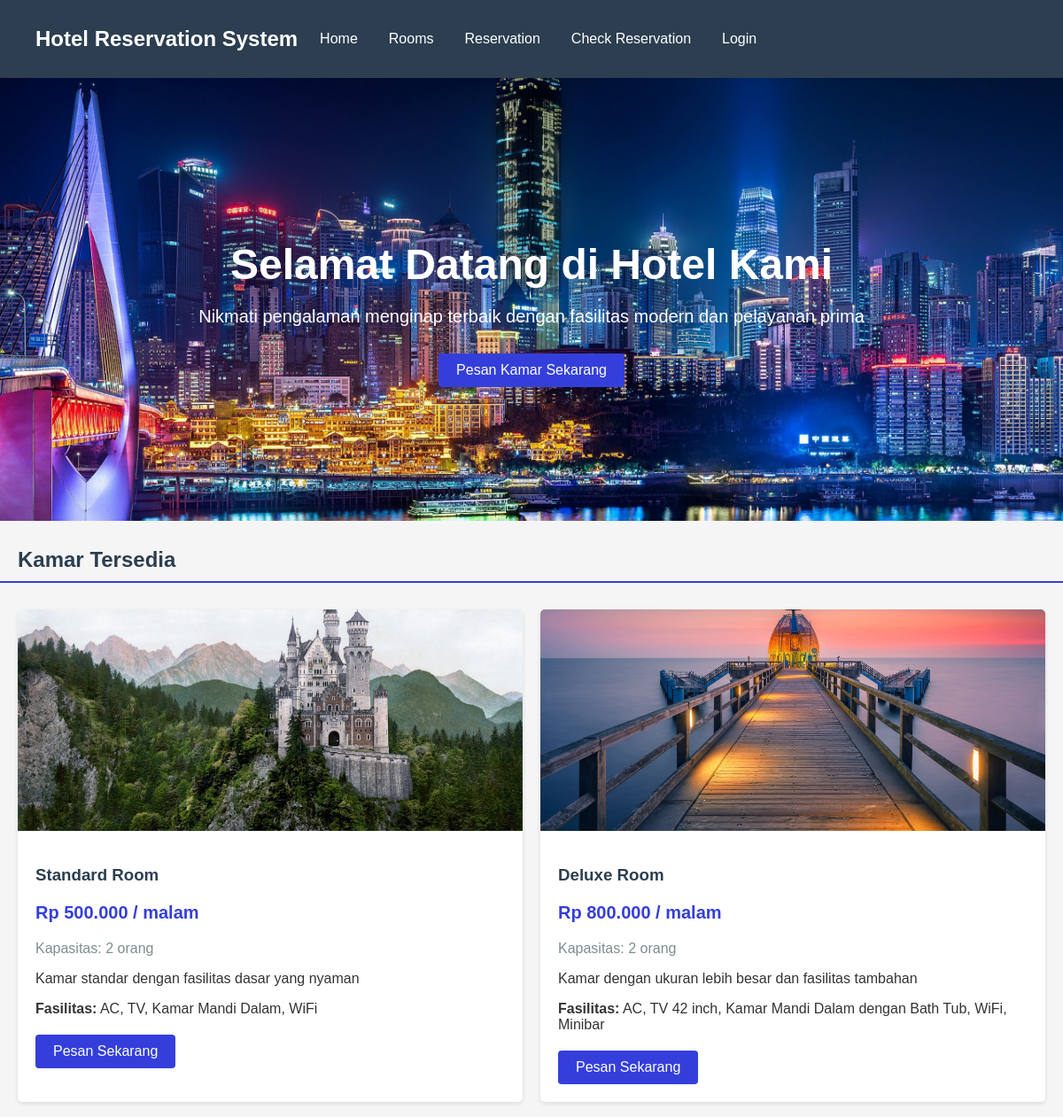
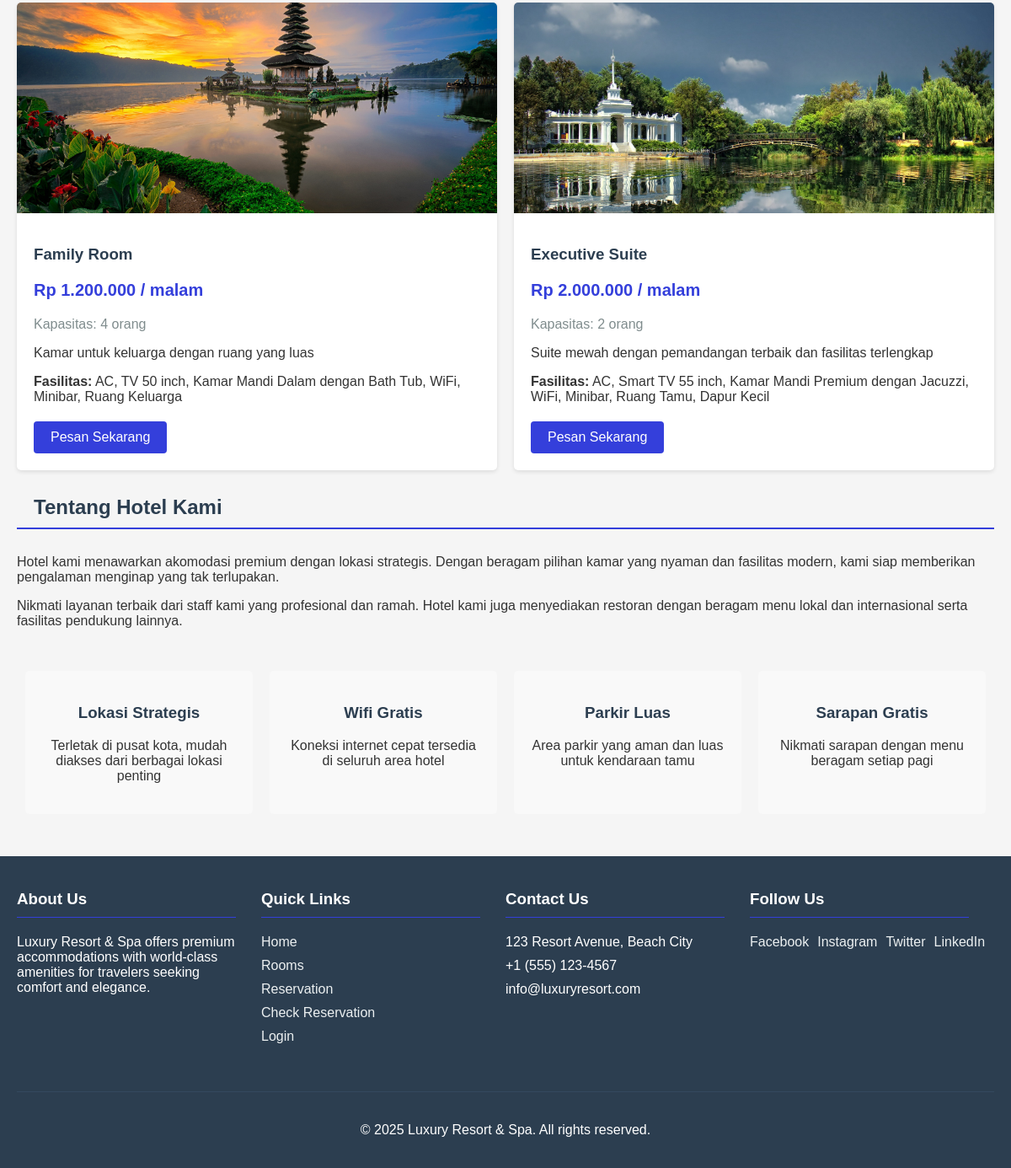
The page / on the database its author committed (2 pictures, top to bottom).
### tables this page shows
CREATE TABLE IF NOT EXISTS tabel_jenis_kamar (
    id_jenis INT AUTO_INCREMENT PRIMARY KEY,
    nama_jenis VARCHAR(100) NOT NULL,
    deskripsi TEXT,
    harga DECIMAL(10,2) NOT NULL,
    kapasitas INT NOT NULL,
    fasilitas TEXT,
    gambar VARCHAR(255),
    created_at TIMESTAMP DEFAULT CURRENT_TIMESTAMP
);

### index.php (the view, shortened to what this page needs)
<?php
require 'koneksi.php';
$query_jenis_kamar = mysqli_query($conn, "SELECT * FROM tabel_jenis_kamar ORDER BY harga ASC");
?>
<!DOCTYPE html>
<html lang="id">
<head>
    <link rel="stylesheet" href="css/style.css">
</head>
<body>
    <?php include 'components/navbar.php'; ?>
    <div class="container">
        <div class="hero" style="background-image: url('assets/images/herobackground.jpg');">
            <div class="hero-content">
                <h1>Selamat Datang di Hotel Kami</h1>
                <p>Nikmati pengalaman menginap terbaik dengan fasilitas modern dan pelayanan prima</p>
                <a href="views/reservasi.php" class="btn" style="background-color: #343fdb;">Pesan Kamar Sekarang</a>
            </div>
        </div>
        <h2>Kamar Tersedia</h2>
        <div class="room-list">
            <?php while ($jenis_kamar = mysqli_fetch_assoc($query_jenis_kamar)): ?>
                <div class="room-card">
                    <div class="room-image">
                        <img src="assets/images/<?= $jenis_kamar['gambar'] ?>" alt="<?= $jenis_kamar['nama_jenis'] ?>">
                    </div>
                    <div class="room-details">
                        <h3><?= $jenis_kamar['nama_jenis'] ?></h3>
                        <p class="room-price">Rp <?= number_format($jenis_kamar['harga'], 0, ',', '.') ?> / malam</p>
                        <p class="room-capacity">Kapasitas: <?= $jenis_kamar['kapasitas'] ?> orang</p>
                        <p class="room-description"><?= $jenis_kamar['deskripsi'] ?></p>
                        <div class="room-facilities">
                            <p><strong>Fasilitas:</strong> <?= $jenis_kamar['fasilitas'] ?></p>
                        </div>
                        <a href="views/reservasi.php?id_jenis=<?= $jenis_kamar['id_jenis'] ?>" class="btn">Pesan Sekarang</a>
                    </div>
                </div>
            <?php endwhile; ?>
        </div>
        <div class="about-hotel">
            <h2>Tentang Hotel Kami</h2>
            <p>Hotel kami menawarkan akomodasi premium dengan lokasi strategis. Dengan beragam pilihan kamar yang nyaman dan fasilitas modern, kami siap memberikan pengalaman menginap yang tak terlupakan.</p>
            <p>Nikmati layanan terbaik dari staff kami yang profesional dan ramah. Hotel kami juga menyediakan restoran dengan beragam menu lokal dan internasional serta fasilitas pendukung lainnya.</p>
        </div>
        <div class="features">
            <div class="feature">
                <h3>Lokasi Strategis</h3>
                <p>Terletak di pusat kota, mudah diakses dari berbagai lokasi penting</p>
            </div>
            <div class="feature">
                <h3>Wifi Gratis</h3>
                <p>Koneksi internet cepat tersedia di seluruh area hotel</p>
            </div>
            <div class="feature">
                <h3>Parkir Luas</h3>
                <p>Area parkir yang aman dan luas untuk kendaraan tamu</p>
            </div>
            <div class="feature">
                <h3>Sarapan Gratis</h3>
                <p>Nikmati sarapan dengan menu beragam setiap pagi</p>
            </div>
        </div>
    </div>
    <?php include 'components/footer.php'; ?>
</body>
</html>

### components/navbar.php (shortened to what this page needs)
<?php
$loggedIn = isset($_SESSION['user_id']) || isset($_SESSION['login']);
$isAdmin = $loggedIn && isset($_SESSION['user_role']) && $_SESSION['user_role'] === 'admin';
$in_subdirectory = strpos($_SERVER['PHP_SELF'], '/views/') !== false || strpos($_SERVER['PHP_SELF'], '/admin/') !== false;
$base_path = $in_subdirectory ? '..' : '.';
?>
<nav class="navbar">
    <div class="container">
        <div class="navbar">
            <div class="logo">Hotel Reservation System</div>
            <div class="nav-links" id="nav-links">
                <a href="<?php echo $base_path; ?>/index.php">Home</a>
                <a href="<?php echo $base_path; ?>/views/kamar.php">Rooms</a>
                <a href="<?php echo $base_path; ?>/views/reservasi.php">Reservation</a>
                <a href="<?php echo $base_path; ?>/views/cek_reservasi.php">Check Reservation</a>
                <?php if ($loggedIn): ?>
                    <?php if ($isAdmin): ?>
                        <a href="<?php echo $base_path; ?>/admin/dashboard.php">Admin Panel</a>
                    <?php else: ?>
                        <a href="<?php echo $base_path; ?>/views/dashboard.php">My Account</a>
                    <?php endif; ?>
                    <a href="<?php echo $base_path; ?>/logout.php">Logout</a>
                <?php else: ?>
                    <a href="<?php echo $base_path; ?>/views/login.php">Login</a>
                <?php endif; ?>
            </div>
        </div>
    </div>
</nav>

### components/footer.php
<footer>
    <div class="footer-content">
        <div class="footer-section">
            <h3>About Us</h3>
            <p>Luxury Resort & Spa offers premium accommodations with world-class amenities for travelers seeking comfort and elegance.</p>
        </div>
        <div class="footer-section">
            <h3>Quick Links</h3>
            <ul>
                <li><a href="index.php">Home</a></li>
                <li><a href="views/kamar.php">Rooms</a></li>
                <li><a href="views/reservasi.php">Reservation</a></li>
                <li><a href="views/cek_reservasi.php">Check Reservation</a></li>
                <li><a href="views/login.php">Login</a></li>
            </ul>
        </div>
        <div class="footer-section">
            <h3>Contact Us</h3>
            <ul>
                <li><i class="fas fa-map-marker-alt"></i> 123 Resort Avenue, Beach City</li>
                <li><i class="fas fa-phone"></i> +1 (555) 123-4567</li>
                <li><i class="fas fa-envelope"></i> info@luxuryresort.com</li>
            </ul>
        </div>
        <div class="footer-section">
            <h3>Follow Us</h3>
            <div class="social-links">
                <a href="#"><i class="fab fa-facebook"></i> Facebook</a>
                <a href="#"><i class="fab fa-instagram"></i> Instagram</a>
                <a href="#"><i class="fab fa-twitter"></i> Twitter</a>
                <a href="#"><i class="fab fa-linkedin"></i> LinkedIn</a>
            </div>
        </div>
    </div>
    <div class="footer-bottom">
        <p>&copy; <?php echo date('Y'); ?> Luxury Resort & Spa. All rights reserved.</p>
    </div>
</footer>

### css/style.css (style rules this page uses)
* { box-sizing: border-box; font-family: "Arial", sans-serif; }
body { background-color: #f5f5f5; margin: 0; padding: 0; color: #333; }
h1, h2, h3, h4 { color: #2c3e50; }
h2 { margin: 30px 0; padding: 0 20px; border-bottom: 2px solid #343fdb; padding-bottom: 10px; }
.navbar { display: flex; justify-content: space-between; align-items: center; padding: 15px 20px; background-color: #2c3e50; color: white; }
.navbar .logo { font-size: 24px; font-weight: bold; }
.navbar .nav-links { display: flex; }
.navbar .nav-links a { margin-left: 15px; text-decoration: none; color: white; padding: 5px 10px; border-radius: 3px; transition: background-color 0.3s; }
.hero { height: 500px; background-size: cover; background-position: center; position: relative; color: white; text-align: center; display: flex; align-items: center; justify-content: center; }
.hero-content { z-index: 1; max-width: 800px; padding: 0 20px; }
.hero h1 { font-size: 48px; margin-bottom: 20px; color: white; }
.hero p { font-size: 20px; margin-bottom: 30px; }
.btn { background-color: #343fdb; color: white; padding: 10px 20px; border: none; border-radius: 4px; cursor: pointer; text-decoration: none; display: inline-block; font-size: 16px; transition: background-color 0.3s; }
.room-list { display: flex; flex-wrap: wrap; padding: 0 20px; gap: 20px; margin-bottom: 30px; }
.room-card { flex: 1 1 calc(50% - 20px); box-shadow: 0 2px 5px rgba(0, 0, 0, 0.1); border-radius: 5px; overflow: hidden; background-color: white; display: flex; flex-direction: column; }
.room-image { height: 250px; overflow: hidden; }
.room-image img { width: 100%; height: 100%; object-fit: cover; transition: transform 0.3s; }
.room-details { padding: 20px; background-color: transparent; border-radius: 5px; }
.room-price { font-size: 20px; font-weight: bold; color: #343fdb; }
.room-capacity { color: #7f8c8d; }
.room-description { margin-bottom: 15px; }
.room-facilities { margin-bottom: 20px; }
.about-hotel { padding: 0 20px; margin-bottom: 40px; }
.features { display: flex; flex-wrap: wrap; padding: 0 20px; margin-bottom: 40px; }
.feature { flex: 1 1 calc(25% - 20px); margin: 10px; padding: 20px; background-color: #f9f9f9; border-radius: 5px; text-align: center; }
footer { background-color: #2c3e50; color: white; padding: 40px 20px 20px; }
.footer-content { display: flex; flex-wrap: wrap; justify-content: space-between; margin-bottom: 20px; }
.footer-section { flex: 1; margin-right: 30px; min-width: 200px; margin-bottom: 20px; }
.footer-section h3 { color: white; margin-top: 0; margin-bottom: 20px; border-bottom: 1px solid #343fdb; padding-bottom: 10px; }
.footer-section ul { list-style: none; padding: 0; }
.footer-section ul li { margin-bottom: 10px; }
.footer-section a { color: #ecf0f1; text-decoration: none; }
.social-links { display: flex; gap: 10px; }
.footer-bottom { text-align: center; padding-top: 20px; border-top: 1px solid #34495e; }

### rows shown on the page
tabel_jenis_kamar: gambar (picture), nama_jenis "Standard Room", harga "500.000", kapasitas "2", deskripsi "Kamar standar dengan fasilitas dasar yang nyaman", fasilitas "AC, TV, Kamar Mandi Dalam, WiFi"
tabel_jenis_kamar: gambar (picture), nama_jenis "Deluxe Room", harga "800.000", kapasitas "2", deskripsi "Kamar dengan ukuran lebih besar dan fasilitas tambahan", fasilitas "AC, TV 42 inch, Kamar Mandi Dalam dengan Bath Tub, WiFi, Minibar"
tabel_jenis_kamar: gambar (picture), nama_jenis "Family Room", harga "1.200.000", kapasitas "4", deskripsi "Kamar untuk keluarga dengan ruang yang luas", fasilitas "AC, TV 50 inch, Kamar Mandi Dalam dengan Bath Tub, WiFi, Minibar, Ruang Keluarga"
tabel_jenis_kamar: gambar (picture), nama_jenis "Executive Suite", harga "2.000.000", kapasitas "2", deskripsi "Suite mewah dengan pemandangan terbaik dan fasilitas terlengkap", fasilitas "AC, Smart TV 55 inch, Kamar Mandi Premium dengan Jacuzzi, WiFi, Minibar, Ruang Tamu, Dapur Kecil"
